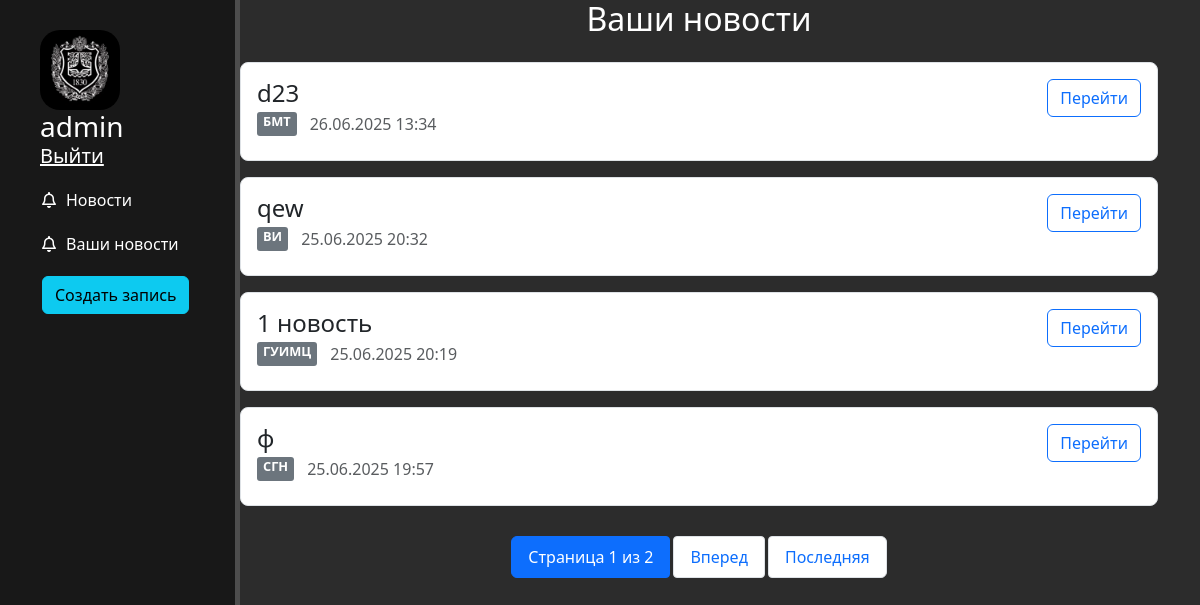
Before: /news/my_news/ (signed in) with the older database file.
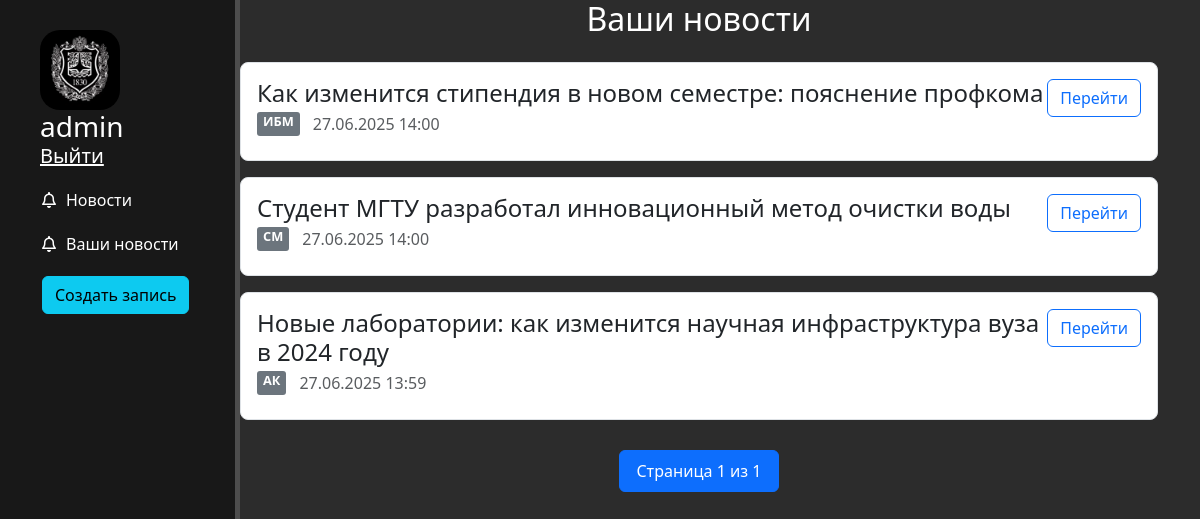
After: the same page with the newer database file.
### news/models.py (models this page shows, shortened)
class Articles(models.Model):
    title = models.CharField(max_length=200)
    faculty = models.ForeignKey(Faculty, on_delete=models.SET_NULL, null=True)
    theme = models.ForeignKey(NewsTheme, on_delete=models.SET_NULL, null=True)
    full_text = models.TextField()
    date = models.DateTimeField(auto_now_add=True)
    author = models.ForeignKey(User, on_delete=models.CASCADE)
    class Meta:
        verbose_name = 'Новость'
        verbose_name_plural = 'Новости'

class Faculty(models.Model):
    name = models.CharField(max_length=100)

### news/views.py (the view)
# urls.py: path('my_news', views.user, name='user_news')
def user_news(request):
    if not request.user.is_authenticated:
        return redirect('login')
    user_posts = Articles.objects.filter(
        author=request.user
    ).select_related('faculty', 'theme').order_by('-date')
    paginator = Paginator(user_posts, 4)
    page_number = request.GET.get('page')
    page_obj = paginator.get_page(page_number)
    return render(request, 'news/user_news.html', {
        'page_obj': page_obj,
        'user': request.user
    })

### news/templates/news/user_news.html (shortened to what this page needs)
{% extends 'main/layout.html' %}
{% block content %}
<div class="container">
    <h2 class="text-center mb-4 text-white">Ваши новости</h2>
    {% if page_obj %}
        {% for article in page_obj %}
        <div class="card mb-3">
            <div class="card-body">
                <div class="d-flex justify-content-between align-items-start">
                    <div>
                        <h4 class="card-title mb-1">{{ article.title }}</h4>
                        <div class="d-flex gap-2 mb-2">
                            <span class="badge bg-secondary">{{ article.faculty.name|default:"Без факультета" }}</span>
                            <span class="text-muted">{{ article.date|date:"d.m.Y H:i" }}</span>
                        </div>
                    </div>
                    <a href="{% url 'news-detail' article.id %}" class="btn btn-outline-primary">Перейти</a>
                </div>
            </div>
        </div>
        {% endfor %}
        <nav aria-label="Page navigation">
            <ul class="pagination justify-content-center">
                <li class="page-item active">
                    <span class="page-link">
                        Страница {{ page_obj.number }} из {{ page_obj.paginator.num_pages }}
                    </span>
                </li>
                {% if page_obj.has_next %}
                    <li class="page-item">
                        <a class="page-link" href="?page={{ page_obj.next_page_number }}">Вперед</a>
                    </li>
                    <li class="page-item">
                        <a class="page-link" href="?page={{ page_obj.paginator.num_pages }}">Последняя</a>
                    </li>
                {% endif %}
            </ul>
        </nav>
    {% else %}
        <div class="alert alert-info text-center py-4">
            <h4 class="mb-3">У вас пока нет созданных новостей</h4>
            <a href="{% url 'create' %}" class="btn btn-primary">Создать новость</a>
        </div>
    {% endif %}
</div>
{% endblock %}

Changed rows visible on the page:
removed Articles: title "d23", faculty.name "БМТ", date "26.06.2025 13:34"
removed Articles: title "qew", faculty.name "ВИ", date "25.06.2025 20:32"
removed Articles: title "1 новость", faculty.name "ГУИМЦ", date "25.06.2025 20:19"
removed Articles: title "ф", faculty.name "СГН", date "25.06.2025 19:57"
added Articles: title "Как изменится стипендия в новом семестре: пояснение профкома", faculty.name "ИБМ", date "27.06.2025 14:00"
added Articles: title "Студент МГТУ разработал инновационный метод очистки воды", faculty.name "СМ", date "27.06.2025 14:00"
added Articles: title "Новые лаборатории: как изменится научная инфраструктура вуза в 2024 году", faculty.name "АК", date "27.06.2025 13:59"
Other visible differences:
{{ page_obj.paginator.num_pages }}: "2" → "1"
text no longer shown: "Вперед Последняя"
